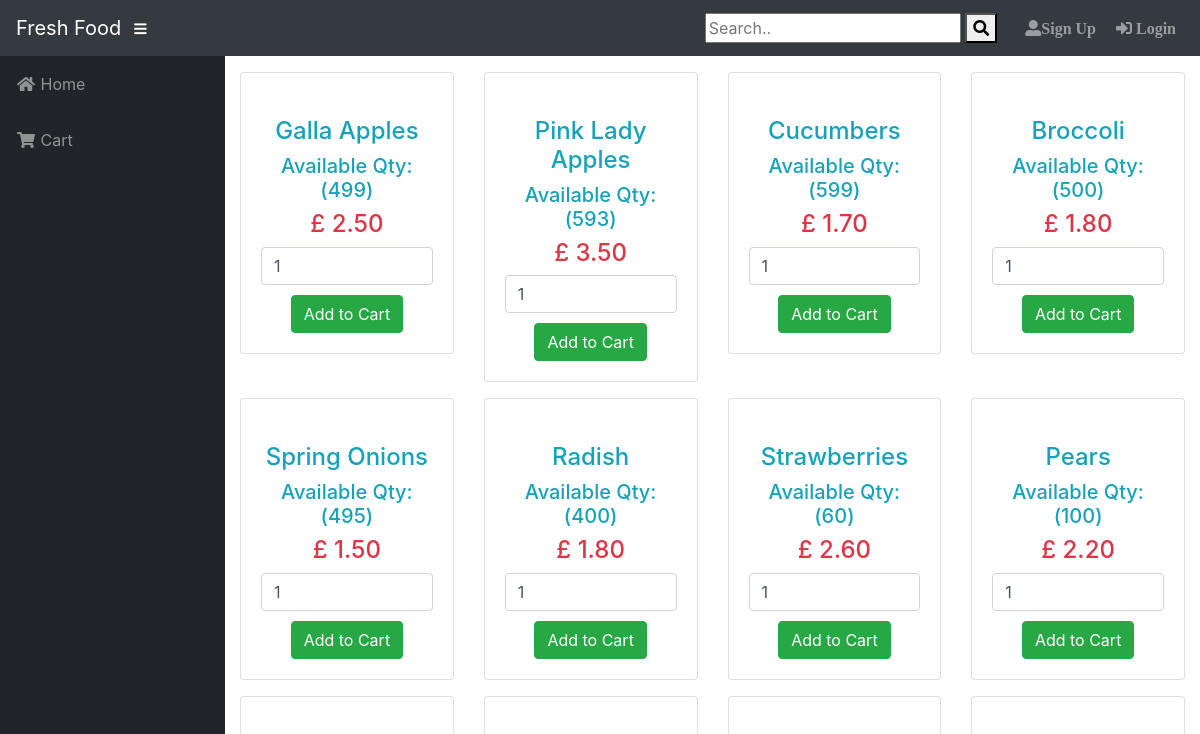
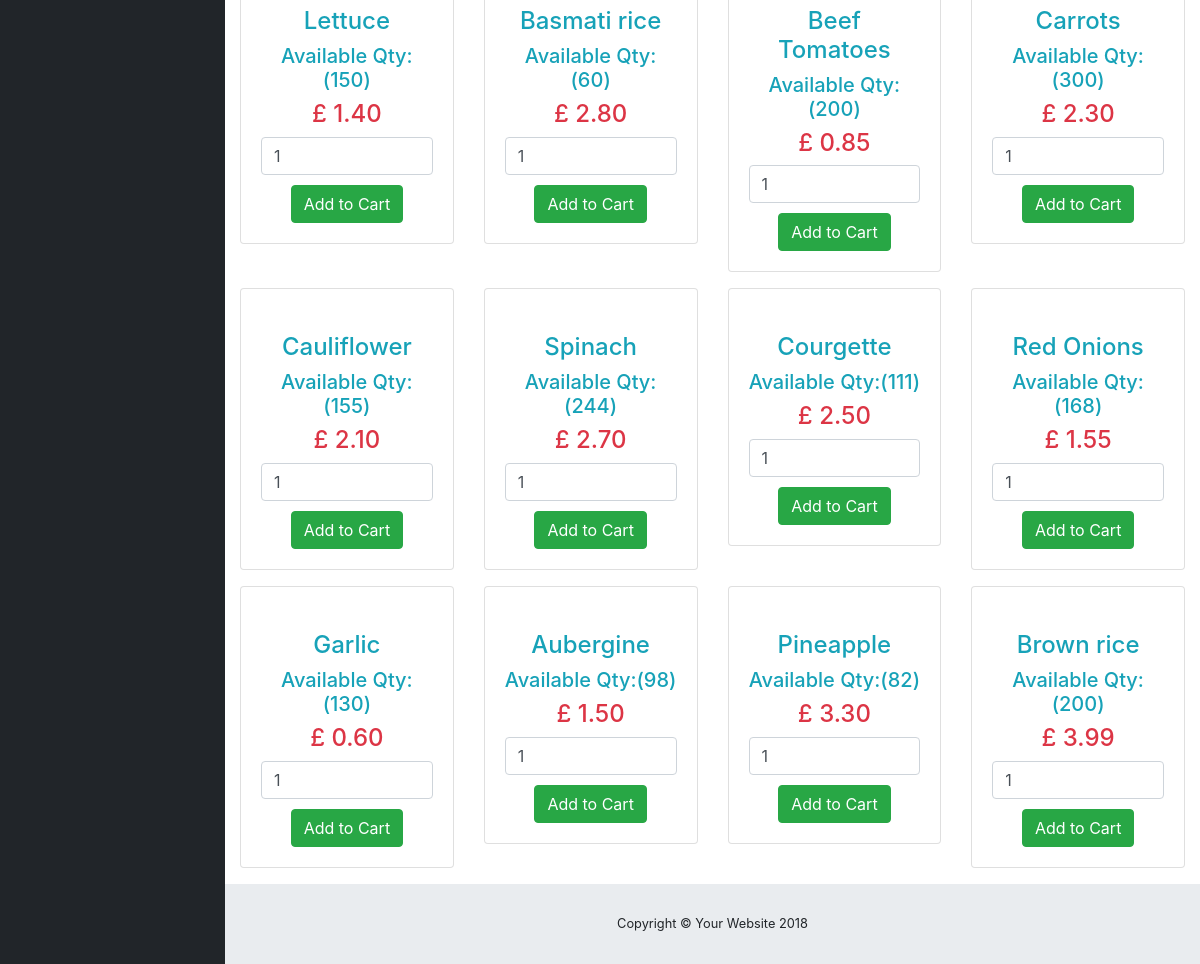
Before: / with the older database file (2 pictures, top to bottom).
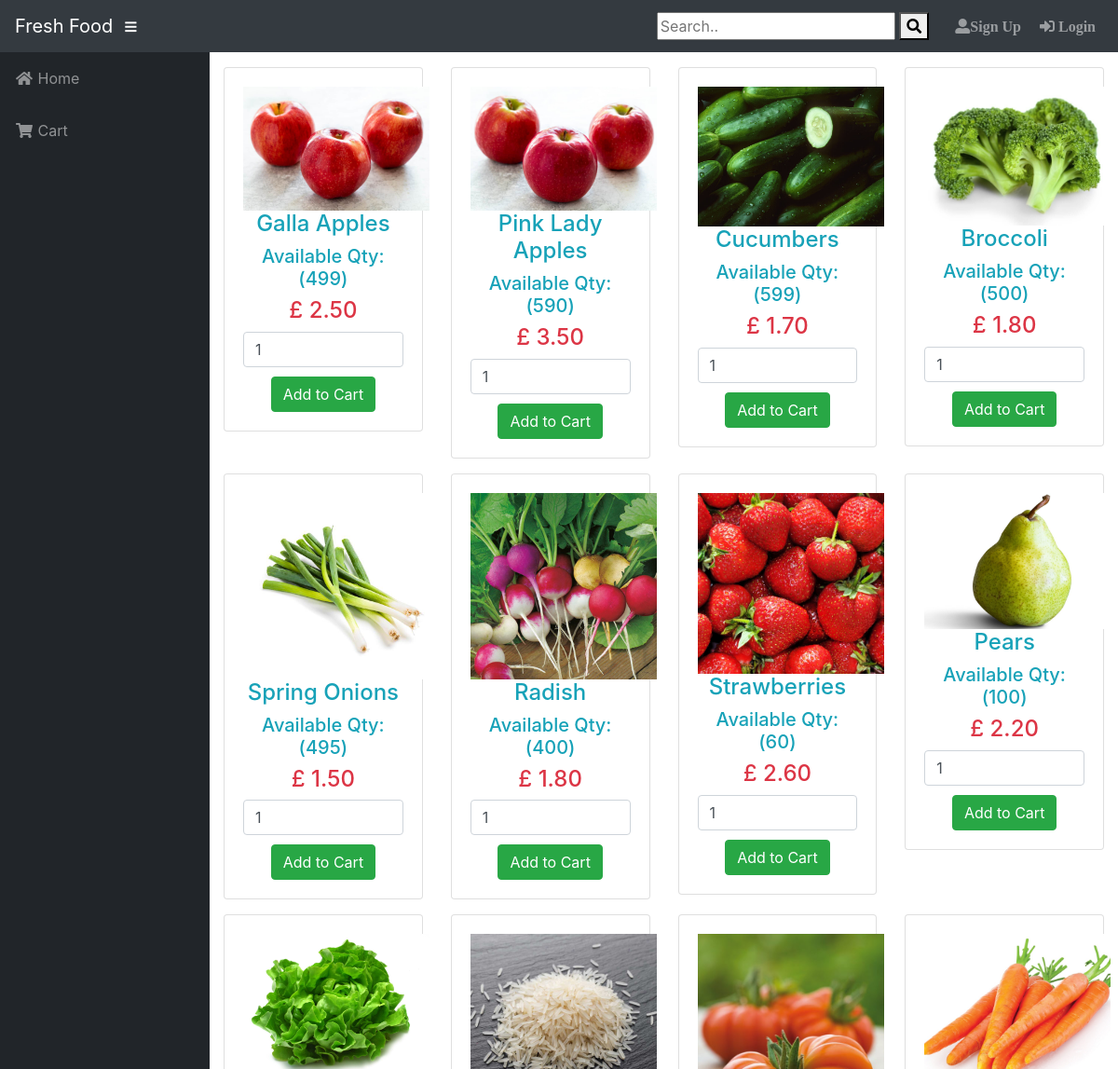
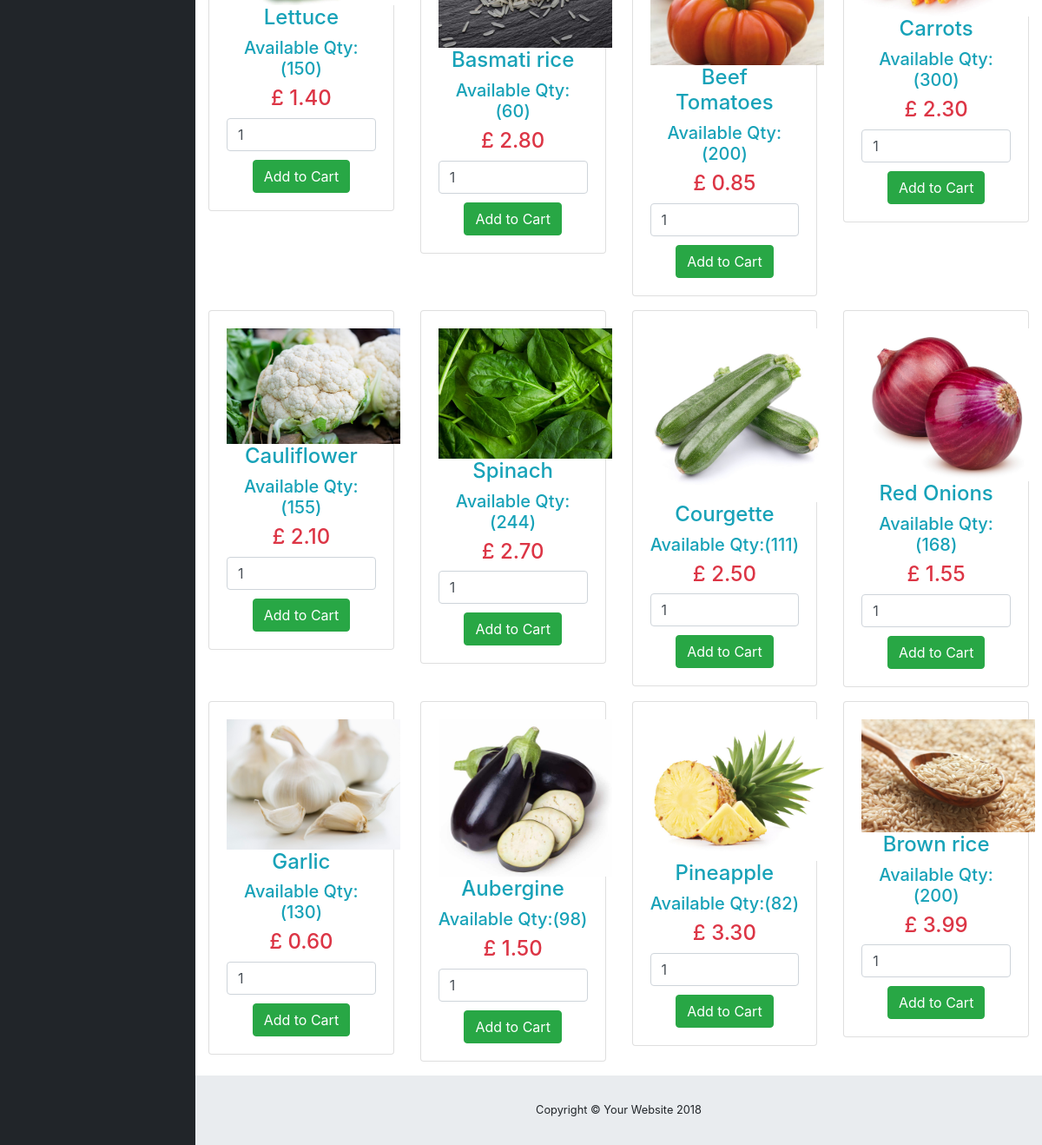
After: the same page with the newer database file (2 pictures, top to bottom).
### tables this page shows
CREATE TABLE `tblproducts` (
  `product_id` int(11) NOT NULL,
  `product_name` varchar(50) NOT NULL,
  `quantity` int(11) NOT NULL DEFAULT 1,
  `price` decimal(6,2) NOT NULL,
  `profit` decimal(15,2) NOT NULL,
  `date_in` varchar(50) NOT NULL,
  `category_id` int(11) NOT NULL,
  `supplier_id` int(11) NOT NULL,
  `user_id` int(11) NOT NULL,
  `product_code` varchar(11) NOT NULL,
  `status` varchar(200) NOT NULL,
  `imagepath` varchar(200) DEFAULT NULL
);

### index.php (called while the page is built, shortened)
<?php include('includes/connection.php');?>
<?php include 'includes/header.php'; ?>
<?php include 'includes/sidebar.php'; ?>
 <?php include 'includes/products.php'; ?>
<?php include 'includes/footer.php'; ?>

### includes/products.php (the view, shortened to what this page needs)
<!DOCTYPE html>
<html>
<head>
</head>
<body>
<div class="row">
  <?php
  $query = "SELECT * FROM tblproducts WHERE quantity != 0 GROUP BY product_code";
$result = mysqli_query($db,$query);
if (mysqli_num_rows($result)>0)
{
 while ($row=mysqli_fetch_array($result))
{
   ?>
<div class="col-lg-3">
  <div class="card mb-3">
    <div class="card-body">
      <form method="post" action="index.php?action=add&id=<?php echo $row["product_code"]; ?>">
          <center>
         <?php $image = $row["imagepath"];
          echo '<td><img src="'.$image.'" style="width: 200px"></td>'; ?>
         <h4 class="text-info"><?php echo $row["product_name"]; ?></h4>
         <h5 class="text-info">Available Qty:(<?php echo $row["quantity"]; ?>)</h5>
         <h4 class="text-danger">£ <?php echo $row["price"]; ?></h4>
       <input class="form-control" type="number" min="0" placeholder="Quantity" name="quant" value="1">
       <input class="btn btn-success" type="submit" name="add_to_cart" value="Add to Cart" style="margin-top: 10px"></center>
     </form>
    </div>
  </div>
</div>
<?php
}
}
?>
</div>
</body>
</html>

### includes/header.php (shortened to what this page needs)
<!DOCTYPE html>
<html lang="en">
  <head>
    <link href="vendor/bootstrap/css/bootstrap.min.css" rel="stylesheet">
    <link href="vendor/fontawesome-free/css/all.min.css" rel="stylesheet" type="text/css">
    <link href="vendor/datatables/dataTables.bootstrap4.css" rel="stylesheet">
    <link href="css/sb-admin.css" rel="stylesheet">
     <link href="css/cart_style.css" rel="stylesheet">
  </head>
  <body id="page-top">
    <nav class="navbar navbar-expand navbar-dark bg-dark static-top">
      <a class="navbar-brand mr-1" href="index.php">Fresh Food</a>
      <button class="btn btn-link btn-sm text-white order-1 order-sm-0" id="sidebarToggle" href="#">
        <i class="fas fa-bars"></i>
      </button>
      <form class="d-none d-md-inline-block form-inline ml-auto mr-0 mr-md-3 my-2 my-md-0 align-center">
      <input type="text" placeholder="Search.." name="search">
      <button className='navbar-search-button' type="submit"><i class="fa fa-search"></i></button>
      </form>
      <ul class="navbar-nav ml-auto ml-md-0 ">
        <li class="nav-item dropdown no-arrow mx-1">
              <?php
     if (isset($_SESSION['cid'])) {
      echo '<a class="nav-link " href="admin.php"><i class=" fas fa-user-circle" > '.$_SESSION['C_FNAME'].' '.$_SESSION['C_LNAME'].'</i></a>';
     }else{
      echo '<a class="nav-link " href="register.php"><i class="fas fa-user-alt ">Sign Up</i></a>';
     }
      ?>
        </li>
            <?php
     if (isset($_SESSION['cid'])) {
      echo '<a class="nav-link " href="#" data-toggle="modal" data-target="#logoutModal"><i class=" fas fa-sign-out-alt" >Logout</i></a>';
     }else{
      echo '
          <a class="nav-link " href="login.php" id="userDropdown">
            <i class=" fas fa-sign-in-alt" > Login</i>
          </a>
       ' ;
     }
      ?>
      </ul>
    </nav>

### includes/sidebar.php
<?php
        if (isset($_SESSION['cid'])) { ?>
            <div id="wrapper">
         <ul class="sidebar navbar-nav">
        <li class="nav-item">
          <a class="nav-link" href="index.php">
            <i class="fas fa-fw fa-home"></i>
            <span>Home</span>
          </a>
        </li>
        <?php $cart = isset($_SESSION['cart'])? count($_SESSION['cart']) : 0; ?>
          <li class="nav-item">
            <?php if (isset($_POST['add_to_cart'])) {
              echo '
            <a title="Order" class="nav-link" href="cart.php">
            <i class="fas fa-fw fa-shopping-cart"></i>
            Cart</a>';
            }else{
              echo '
              <a title="Order" class="nav-link" href="cart.php">
            <i class="fas fa-fw fa-shopping-cart"></i>
            Cart <span class="text-danger">'.$cart.'</span></a>';
            }
            ?>
        </li>
        <li class="nav-item">
          <a title="List of Orders" class="nav-link" href="order.php">
            <i class="fas fa-fw fa-th-list"></i>
            <span>List of Orders</span></a>
        </li>
      </ul>
         <div id="content-wrapper">
        <div class="container-fluid">
       <?php  }else{ ?>
       <div id="wrapper">
         <ul class="sidebar navbar-nav">
        <li class="nav-item">
          <a class="nav-link" href="index.php">
            <i class="fas fa-fw fa-home"></i>
            <span>Home</span>
          </a>
        </li>
        <li class="nav-item">
          <a title="Order" class="nav-link" href="cart.php">
            <i class="fas fa-fw fa-shopping-cart"></i>
            <span>Cart</span></a>
        </li>
      </ul>
         <div id="content-wrapper">
        <div class="container-fluid">
     <?php }
         ?>

### includes/footer.php (shortened to what this page needs)
  </div>
        <footer class="sticky-footer">
          <div class="container my-auto">
            <div class="copyright text-center my-auto">
              <span>Copyright © Your Website 2018</span>
            </div>
          </div>
        </footer>
      </div>
    </div>
  </body>
</html>

### css/sb-admin.css (style rules this page uses)
html { position: relative; min-height: 100%; }
body { height: 100%; }
#wrapper { display: -webkit-box; display: -ms-flexbox; display: flex; }
#wrapper #content-wrapper { overflow-x: hidden; width: 100%; padding-top: 1rem; padding-bottom: 80px; }
.sidebar { width: 90px !important; background-color: #212529; min-height: calc(100vh - 56px); }
.sidebar .nav-item:last-child { margin-bottom: 1rem; }
.sidebar .nav-item .nav-link { text-align: center; padding: 0.75rem 1rem; width: 90px; }
.sidebar .nav-item .nav-link span { font-size: 0.65rem; display: block; }
.sidebar .nav-item .nav-link { color: rgba(255, 255, 255, 0.5); }
@media (min-width: 768px) { .sidebar { width: 225px !important; } }
@media (min-width: 768px) { .sidebar .nav-item .nav-link { display: block; width: 100%; text-align: left; padding: 1rem; width: 225px; } }
@media (min-width: 768px) { .sidebar .nav-item .nav-link span { font-size: 1rem; display: inline; } }
:root { --input-padding-x: 0.75rem; --input-padding-y: 0.75rem; }
footer.sticky-footer { display: -webkit-box; display: -ms-flexbox; display: flex; position: absolute; right: 0; bottom: 0; width: calc(100% - 90px); height: 80px; background-color: #e9ecef; }
footer.sticky-footer .copyright { line-height: 1; font-size: 0.8rem; }
@media (min-width: 768px) { footer.sticky-footer { width: calc(100% - 225px); } }

Changed rows visible on the page:
changed tblproducts "Galla Apples": imagepath: picture added
changed tblproducts "Pink Lady Apples": imagepath: picture added; quantity "593" → "590"
changed tblproducts "Cucumbers": imagepath: picture added
changed tblproducts "Broccoli": imagepath: picture added
changed tblproducts "Spring Onions": imagepath: picture added
changed tblproducts "Radish": imagepath: picture added
changed tblproducts "Strawberries": imagepath: picture added
changed tblproducts "Pears": imagepath: picture added
changed tblproducts "Lettuce": imagepath: picture added
changed tblproducts "Basmati rice": imagepath: picture added
changed tblproducts "Beef Tomatoes": imagepath: picture added
changed tblproducts "Carrots": imagepath: picture added
changed tblproducts "Cauliflower": imagepath: picture added
changed tblproducts "Spinach": imagepath: picture added
changed tblproducts "Courgette": imagepath: picture added
changed tblproducts "Red Onions": imagepath: picture added
changed tblproducts "Garlic": imagepath: picture added
changed tblproducts "Aubergine": imagepath: picture added
changed tblproducts "Pineapple": imagepath: picture added
changed tblproducts "Brown rice": imagepath: picture added
